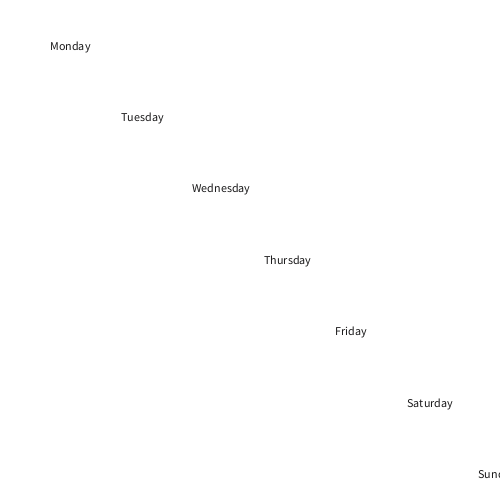
Frame 1 (no input)
Frame 60 (the mouse pressed at the canvas centre just before this capture): identical to frame 1, image omitted
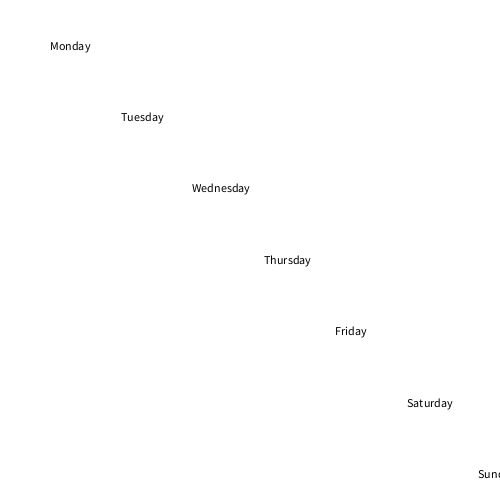
Frame 120 (the mouse held since frame 60 and released just before this capture)

The Processing sketch that drew these frames (run headless with seeded random() and noise(); from frame 60 on, the mouse is pressed at the canvas centre):

// Processing sketch: Week6_ArrayDays
// ── Week6_ArrayDays.pde
String dayArray [] = {"Monday", "Tuesday", "Wednesday", "Thursday", "Friday", "Saturday", "Sunday"};

color dayColor [] = {color(25,24,25), color(124,125,125), color(255,255,255), color(0,0,0), color(200,200,200), color(112,112,112), color(85,85,85)};

int dayNums = 7;

int daysXPosition [] = new int [dayNums];
int daysYPosition [] = new int [dayNums];

int currentColorIndex = 0;

void setup(){
 size(500, 500);


for (int i = 0; i< dayNums; i++){
  daysXPosition [i] = int(random(width*i/dayNums+50, width*i/dayNums+50));
  daysYPosition [i] = int(random(height*i/dayNums+50, width*i/dayNums+50));
 } 
  
}

void draw(){
 background(255);

  for(int i = 0; i < dayNums; i++){
    fill(dayColor[currentColorIndex]);
    text(dayArray[i], daysXPosition[i], daysYPosition[i]);
    
  }
  
}

void mousePressed(){
  
 if(dist(mouseX, mouseY, daysXPosition[0], daysYPosition[0]) <= textWidth(dayArray[0])) {
   currentColorIndex = 0;
 }else if (dist(mouseX, mouseY, daysXPosition[1], daysYPosition[1]) <= textWidth(dayArray[1])) {
   currentColorIndex = 1;
   }else if (dist(mouseX, mouseY, daysXPosition[2], daysYPosition[2]) <= textWidth(dayArray[2])) {
   currentColorIndex = 2;
   }else if (dist(mouseX, mouseY, daysXPosition[3], daysYPosition[3]) <= textWidth(dayArray[3])) {
   currentColorIndex = 3;
   }else if (dist(mouseX, mouseY, daysXPosition[4], daysYPosition[4]) <= textWidth(dayArray[4])) {
   currentColorIndex = 4;
   }else if (dist(mouseX, mouseY, daysXPosition[5], daysYPosition[5]) <= textWidth(dayArray[5])) {
   currentColorIndex = 5;
   }else if (dist(mouseX, mouseY, daysXPosition[6], daysYPosition[6]) <= textWidth(dayArray[6])) {
   currentColorIndex = 6;
   }
  
  
}
